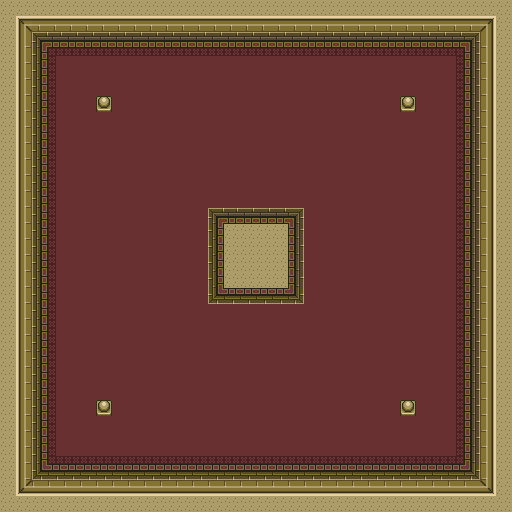

Rendered tile map (Tiled .tmx) drawn with the repository's tilesets; below, a short description and the full map source, tile grids included:
An orthogonal 32x32 tile map with 16x16 px tiles, 3 tile layers (Floors, Objects, Walls).

<map version="1.0" orientation="orthogonal" renderorder="right-down" width="32" height="32" tilewidth="16" tileheight="16" nextobjectid="1">
 <tileset firstgid="1" name="castleTiles" tilewidth="16" tileheight="16" tilecount="27" columns="9">
  <image source="../hyrule_stage.png" width="144" height="48" />
 </tileset>
 <layer name="Floors" width="32" height="32">
  <data encoding="csv">
5,5,5,5,5,5,5,5,5,5,5,5,5,5,5,5,5,5,5,5,5,5,5,5,5,5,5,5,5,5,5,5,
5,5,5,5,5,5,5,5,5,5,5,5,5,5,5,5,5,5,5,5,5,5,5,5,5,5,5,5,5,5,5,5,
5,5,5,5,5,5,5,5,5,5,5,5,5,5,5,5,5,5,5,5,5,5,5,5,5,5,5,5,5,5,5,5,
5,5,5,1,2,2,2,2,2,2,2,2,2,2,2,2,2,2,2,2,2,2,2,2,2,2,2,2,3,5,5,5,
5,5,5,4,5,5,5,5,5,5,5,5,5,5,5,5,5,5,5,5,5,5,5,5,5,5,5,5,6,5,5,5,
5,5,5,4,5,5,5,5,5,5,5,5,5,5,5,5,5,5,5,5,5,5,5,5,5,5,5,5,6,5,5,5,
5,5,5,4,5,5,5,5,5,5,5,5,5,5,5,5,5,5,5,5,5,5,5,5,5,5,5,5,6,5,5,5,
5,5,5,4,5,5,5,5,5,5,5,5,5,5,5,5,5,5,5,5,5,5,5,5,5,5,5,5,6,5,5,5,
5,5,5,4,5,5,5,5,5,5,5,5,5,5,5,5,5,5,5,5,5,5,5,5,5,5,5,5,6,5,5,5,
5,5,5,4,5,5,5,5,5,5,5,5,5,5,5,5,5,5,5,5,5,5,5,5,5,5,5,5,6,5,5,5,
5,5,5,4,5,5,5,5,5,5,5,5,5,5,5,5,5,5,5,5,5,5,5,5,5,5,5,5,6,5,5,5,
5,5,5,4,5,5,5,5,5,5,5,5,5,5,5,5,5,5,5,5,5,5,5,5,5,5,5,5,6,5,5,5,
5,5,5,4,5,5,5,5,5,5,5,5,5,5,5,5,5,5,5,5,5,5,5,5,5,5,5,5,6,5,5,5,
5,5,5,4,5,5,5,5,5,5,5,5,5,5,5,5,5,5,5,5,5,5,5,5,5,5,5,5,6,5,5,5,
5,5,5,4,5,5,5,5,5,5,5,5,5,5,5,5,5,5,5,5,5,5,5,5,5,5,5,5,6,5,5,5,
5,5,5,4,5,5,5,5,5,5,5,5,5,5,5,5,5,5,5,5,5,5,5,5,5,5,5,5,6,5,5,5,
5,5,5,4,5,5,5,5,5,5,5,5,5,5,5,5,5,5,5,5,5,5,5,5,5,5,5,5,6,5,5,5,
5,5,5,4,5,5,5,5,5,5,5,5,5,5,5,5,5,5,5,5,5,5,5,5,5,5,5,5,6,5,5,5,
5,5,5,4,5,5,5,5,5,5,5,5,5,5,5,5,5,5,5,5,5,5,5,5,5,5,5,5,6,5,5,5,
5,5,5,4,5,5,5,5,5,5,5,5,5,5,5,5,5,5,5,5,5,5,5,5,5,5,5,5,6,5,5,5,
5,5,5,4,5,5,5,5,5,5,5,5,5,5,5,5,5,5,5,5,5,5,5,5,5,5,5,5,6,5,5,5,
5,5,5,4,5,5,5,5,5,5,5,5,5,5,5,5,5,5,5,5,5,5,5,5,5,5,5,5,6,5,5,5,
5,5,5,4,5,5,5,5,5,5,5,5,5,5,5,5,5,5,5,5,5,5,5,5,5,5,5,5,6,5,5,5,
5,5,5,4,5,5,5,5,5,5,5,5,5,5,5,5,5,5,5,5,5,5,5,5,5,5,5,5,6,5,5,5,
5,5,5,4,5,5,5,5,5,5,5,5,5,5,5,5,5,5,5,5,5,5,5,5,5,5,5,5,6,5,5,5,
5,5,5,4,5,5,5,5,5,5,5,5,5,5,5,5,5,5,5,5,5,5,5,5,5,5,5,5,6,5,5,5,
5,5,5,4,5,5,5,5,5,5,5,5,5,5,5,5,5,5,5,5,5,5,5,5,5,5,5,5,6,5,5,5,
5,5,5,4,5,5,5,5,5,5,5,5,5,5,5,5,5,5,5,5,5,5,5,5,5,5,5,5,6,5,5,5,
5,5,5,7,8,8,8,8,8,8,8,8,8,8,8,8,8,8,8,8,8,8,8,8,8,8,8,8,9,5,5,5,
5,5,5,5,5,5,5,5,5,5,5,5,5,5,5,5,5,5,5,5,5,5,5,5,5,5,5,5,5,5,5,5,
5,5,5,5,5,5,5,5,5,5,5,5,5,5,5,5,5,5,5,5,5,5,5,5,5,5,5,5,5,5,5,5,
5,5,5,5,5,5,5,5,5,5,5,5,5,5,5,5,5,5,5,5,5,5,5,5,5,5,5,5,5,5,5,5
</data>
 </layer>
 <layer name="Objects" width="32" height="32">
  <data encoding="csv">
0,0,0,0,0,0,0,0,0,0,0,0,0,0,0,0,0,0,0,0,0,0,0,0,0,0,0,0,0,0,0,0,
0,0,0,0,0,0,0,0,0,0,0,0,0,0,0,0,0,0,0,0,0,0,0,0,0,0,0,0,0,0,0,0,
0,0,0,0,0,0,0,0,0,0,0,0,0,0,0,0,0,0,0,0,0,0,0,0,0,0,0,0,0,0,0,0,
0,0,0,0,0,0,0,0,0,0,0,0,0,0,0,0,0,0,0,0,0,0,0,0,0,0,0,0,0,0,0,0,
0,0,0,0,0,0,0,0,0,0,0,0,0,0,0,0,0,0,0,0,0,0,0,0,0,0,0,0,0,0,0,0,
0,0,0,0,0,0,0,0,0,0,0,0,0,0,0,0,0,0,0,0,0,0,0,0,0,0,0,0,0,0,0,0,
0,0,0,0,0,0,27,0,0,0,0,0,0,0,0,0,0,0,0,0,0,0,0,0,0,27,0,0,0,0,0,0,
0,0,0,0,0,0,0,0,0,0,0,0,0,0,0,0,0,0,0,0,0,0,0,0,0,0,0,0,0,0,0,0,
0,0,0,0,0,0,0,0,0,0,0,0,0,0,0,0,0,0,0,0,0,0,0,0,0,0,0,0,0,0,0,0,
0,0,0,0,0,0,0,0,0,0,0,0,0,0,0,0,0,0,0,0,0,0,0,0,0,0,0,0,0,0,0,0,
0,0,0,0,0,0,0,0,0,0,0,0,0,0,0,0,0,0,0,0,0,0,0,0,0,0,0,0,0,0,0,0,
0,0,0,0,0,0,0,0,0,0,0,0,0,0,0,0,0,0,0,0,0,0,0,0,0,0,0,0,0,0,0,0,
0,0,0,0,0,0,0,0,0,0,0,0,0,0,0,0,0,0,0,0,0,0,0,0,0,0,0,0,0,0,0,0,
0,0,0,0,0,0,0,0,0,0,0,0,0,0,0,0,0,0,0,0,0,0,0,0,0,0,0,0,0,0,0,0,
0,0,0,0,0,0,0,0,0,0,0,0,0,0,0,0,0,0,0,0,0,0,0,0,0,0,0,0,0,0,0,0,
0,0,0,0,0,0,0,0,0,0,0,0,0,0,0,0,0,0,0,0,0,0,0,0,0,0,0,0,0,0,0,0,
0,0,0,0,0,0,0,0,0,0,0,0,0,0,0,0,0,0,0,0,0,0,0,0,0,0,0,0,0,0,0,0,
0,0,0,0,0,0,0,0,0,0,0,0,0,0,0,0,0,0,0,0,0,0,0,0,0,0,0,0,0,0,0,0,
0,0,0,0,0,0,0,0,0,0,0,0,0,0,0,0,0,0,0,0,0,0,0,0,0,0,0,0,0,0,0,0,
0,0,0,0,0,0,0,0,0,0,0,0,0,0,0,0,0,0,0,0,0,0,0,0,0,0,0,0,0,0,0,0,
0,0,0,0,0,0,0,0,0,0,0,0,0,0,0,0,0,0,0,0,0,0,0,0,0,0,0,0,0,0,0,0,
0,0,0,0,0,0,0,0,0,0,0,0,0,0,0,0,0,0,0,0,0,0,0,0,0,0,0,0,0,0,0,0,
0,0,0,0,0,0,0,0,0,0,0,0,0,0,0,0,0,0,0,0,0,0,0,0,0,0,0,0,0,0,0,0,
0,0,0,0,0,0,0,0,0,0,0,0,0,0,0,0,0,0,0,0,0,0,0,0,0,0,0,0,0,0,0,0,
0,0,0,0,0,0,0,0,0,0,0,0,0,0,0,0,0,0,0,0,0,0,0,0,0,0,0,0,0,0,0,0,
0,0,0,0,0,0,27,0,0,0,0,0,0,0,0,0,0,0,0,0,0,0,0,0,0,27,0,0,0,0,0,0,
0,0,0,0,0,0,0,0,0,0,0,0,0,0,0,0,0,0,0,0,0,0,0,0,0,0,0,0,0,0,0,0,
0,0,0,0,0,0,0,0,0,0,0,0,0,0,0,0,0,0,0,0,0,0,0,0,0,0,0,0,0,0,0,0,
0,0,0,0,0,0,0,0,0,0,0,0,0,0,0,0,0,0,0,0,0,0,0,0,0,0,0,0,0,0,0,0,
0,0,0,0,0,0,0,0,0,0,0,0,0,0,0,0,0,0,0,0,0,0,0,0,0,0,0,0,0,0,0,0,
0,0,0,0,0,0,0,0,0,0,0,0,0,0,0,0,0,0,0,0,0,0,0,0,0,0,0,0,0,0,0,0,
0,0,0,0,0,0,0,0,0,0,0,0,0,0,0,0,0,0,0,0,0,0,0,0,0,0,0,0,0,0,0,0
</data>
 </layer>
 <layer name="Walls" width="32" height="32">
  <data encoding="csv">
18,18,18,18,18,18,18,18,18,18,18,18,18,18,18,18,18,18,18,18,18,18,18,18,18,18,18,18,18,18,18,18,
18,19,20,20,20,20,20,20,20,20,20,20,20,20,20,20,20,20,20,20,20,20,20,20,20,20,20,20,20,20,21,18,
18,22,10,11,11,11,11,11,11,11,11,11,11,11,11,11,11,11,11,11,11,11,11,11,11,11,11,11,11,12,23,18,
18,22,13,0,0,0,0,0,0,0,0,0,0,0,0,0,0,0,0,0,0,0,0,0,0,0,0,0,0,14,23,18,
18,22,13,0,0,0,0,0,0,0,0,0,0,0,0,0,0,0,0,0,0,0,0,0,0,0,0,0,0,14,23,18,
18,22,13,0,0,0,0,0,0,0,0,0,0,0,0,0,0,0,0,0,0,0,0,0,0,0,0,0,0,14,23,18,
18,22,13,0,0,0,0,0,0,0,0,0,0,0,0,0,0,0,0,0,0,0,0,0,0,0,0,0,0,14,23,18,
18,22,13,0,0,0,0,0,0,0,0,0,0,0,0,0,0,0,0,0,0,0,0,0,0,0,0,0,0,14,23,18,
18,22,13,0,0,0,0,0,0,0,0,0,0,0,0,0,0,0,0,0,0,0,0,0,0,0,0,0,0,14,23,18,
18,22,13,0,0,0,0,0,0,0,0,0,0,0,0,0,0,0,0,0,0,0,0,0,0,0,0,0,0,14,23,18,
18,22,13,0,0,0,0,0,0,0,0,0,0,0,0,0,0,0,0,0,0,0,0,0,0,0,0,0,0,14,23,18,
18,22,13,0,0,0,0,0,0,0,0,0,0,0,0,0,0,0,0,0,0,0,0,0,0,0,0,0,0,14,23,18,
18,22,13,0,0,0,0,0,0,0,0,0,0,0,0,0,0,0,0,0,0,0,0,0,0,0,0,0,0,14,23,18,
18,22,13,0,0,0,0,0,0,0,0,0,0,10,11,11,11,11,12,0,0,0,0,0,0,0,0,0,0,14,23,18,
18,22,13,0,0,0,0,0,0,0,0,0,0,13,18,18,18,18,14,0,0,0,0,0,0,0,0,0,0,14,23,18,
18,22,13,0,0,0,0,0,0,0,0,0,0,13,18,18,18,18,14,0,0,0,0,0,0,0,0,0,0,14,23,18,
18,22,13,0,0,0,0,0,0,0,0,0,0,13,18,18,18,18,14,0,0,0,0,0,0,0,0,0,0,14,23,18,
18,22,13,0,0,0,0,0,0,0,0,0,0,13,18,18,18,18,14,0,0,0,0,0,0,0,0,0,0,14,23,18,
18,22,13,0,0,0,0,0,0,0,0,0,0,15,16,16,16,16,17,0,0,0,0,0,0,0,0,0,0,14,23,18,
18,22,13,0,0,0,0,0,0,0,0,0,0,0,0,0,0,0,0,0,0,0,0,0,0,0,0,0,0,14,23,18,
18,22,13,0,0,0,0,0,0,0,0,0,0,0,0,0,0,0,0,0,0,0,0,0,0,0,0,0,0,14,23,18,
18,22,13,0,0,0,0,0,0,0,0,0,0,0,0,0,0,0,0,0,0,0,0,0,0,0,0,0,0,14,23,18,
18,22,13,0,0,0,0,0,0,0,0,0,0,0,0,0,0,0,0,0,0,0,0,0,0,0,0,0,0,14,23,18,
18,22,13,0,0,0,0,0,0,0,0,0,0,0,0,0,0,0,0,0,0,0,0,0,0,0,0,0,0,14,23,18,
18,22,13,0,0,0,0,0,0,0,0,0,0,0,0,0,0,0,0,0,0,0,0,0,0,0,0,0,0,14,23,18,
18,22,13,0,0,0,0,0,0,0,0,0,0,0,0,0,0,0,0,0,0,0,0,0,0,0,0,0,0,14,23,18,
18,22,13,0,0,0,0,0,0,0,0,0,0,0,0,0,0,0,0,0,0,0,0,0,0,0,0,0,0,14,23,18,
18,22,13,0,0,0,0,0,0,0,0,0,0,0,0,0,0,0,0,0,0,0,0,0,0,0,0,0,0,14,23,18,
18,22,13,0,0,0,0,0,0,0,0,0,0,0,0,0,0,0,0,0,0,0,0,0,0,0,0,0,0,14,23,18,
18,22,15,16,16,16,16,16,16,16,16,16,16,16,16,16,16,16,16,16,16,16,16,16,16,16,16,16,16,17,23,18,
18,24,25,25,25,25,25,25,25,25,25,25,25,25,25,25,25,25,25,25,25,25,25,25,25,25,25,25,25,25,26,18,
18,18,18,18,18,18,18,18,18,18,18,18,18,18,18,18,18,18,18,18,18,18,18,18,18,18,18,18,18,18,18,18
</data>
 </layer>
</map>